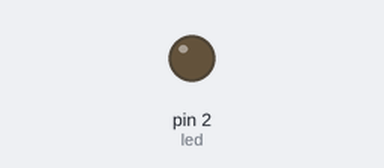
Bench run of a sketch on a simulated Arduino Uno, built with avr-gcc and run on an emulated ATmega328P. On the bench: output pins drawn as LEDs (lit = HIGH).

Above: at 0.5 s.
At 2.5 s:
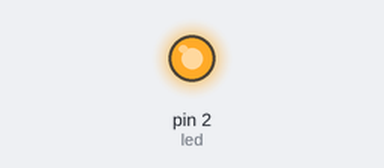
Timing chart, 0 to 5.2 s (numbered marks = the images above):
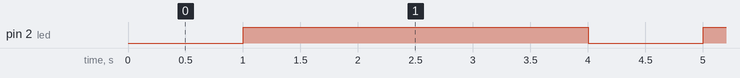

The sketch:

lEDglow.ino
```cpp
#define led 2
void setup() {
  pinMode(led,OUTPUT);

}

void loop() {
  digitalWrite(led,LOW);
  delay(1000);
  digitalWrite(led,HIGH);
  delay(3000);

}
```

Measured:
- by itself, pin 2 (led): alternates HIGH for 3.0 s and LOW for 1.0 s
